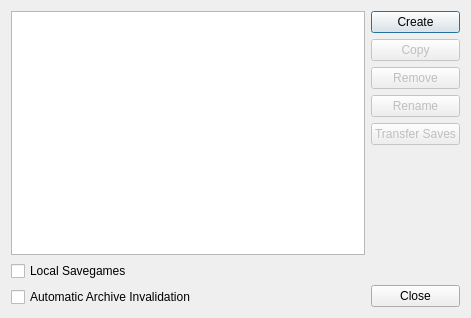
<?xml version="1.0" encoding="UTF-8"?>
<ui version="4.0">
 <class>ProfilesDialog</class>
 <widget class="QDialog" name="ProfilesDialog">
  <property name="geometry">
   <rect>
    <x>0</x>
    <y>0</y>
    <width>471</width>
    <height>318</height>
   </rect>
  </property>
  <property name="windowTitle">
   <string>Profiles</string>
  </property>
  <layout class="QHBoxLayout" name="horizontalLayout">
   <item>
    <layout class="QVBoxLayout" name="verticalLayout_2">
     <item>
      <widget class="QListWidget" name="profilesList">
       <property name="toolTip">
        <string>List of Profiles</string>
       </property>
       <property name="whatsThis">
        <string>&lt;!DOCTYPE HTML PUBLIC &quot;-//W3C//DTD HTML 4.0//EN&quot; &quot;http://www.w3.org/TR/REC-html40/strict.dtd&quot;&gt;
&lt;html&gt;&lt;head&gt;&lt;meta name=&quot;qrichtext&quot; content=&quot;1&quot; /&gt;&lt;style type=&quot;text/css&quot;&gt;
p, li { white-space: pre-wrap; }
&lt;/style&gt;&lt;/head&gt;&lt;body style=&quot; font-family:'MS Shell Dlg 2'; font-size:8.25pt; font-weight:400; font-style:normal;&quot;&gt;
&lt;p style=&quot; margin-top:0px; margin-bottom:0px; margin-left:0px; margin-right:0px; -qt-block-indent:0; text-indent:0px;&quot;&gt;This is the list of profiles. Each Profile contains its own list and installation order of enabled mods (from a shared pool), a configuration of enabled esps/esms, a copy of the games ini-file and an optional savegame filter.&lt;/p&gt;
&lt;p style=&quot;-qt-paragraph-type:empty; margin-top:0px; margin-bottom:0px; margin-left:0px; margin-right:0px; -qt-block-indent:0; text-indent:0px;&quot;&gt;&lt;/p&gt;
&lt;p style=&quot; margin-top:0px; margin-bottom:0px; margin-left:0px; margin-right:0px; -qt-block-indent:0; text-indent:0px;&quot;&gt;&lt;span style=&quot; font-weight:600;&quot;&gt;Note&lt;/span&gt; For technical reasons it's currently not possible to have seperate load-orders for esps. This means you can't load moda.esp before modb.esp in one profile and the other way around in another.&lt;/p&gt;&lt;/body&gt;&lt;/html&gt;</string>
       </property>
      </widget>
     </item>
     <item>
      <widget class="QCheckBox" name="localSavesBox">
       <property name="toolTip">
        <string>If checked, savegames are local to this profile and will not appear when starting with a different profile.</string>
       </property>
       <property name="whatsThis">
        <string>If checked, savegames are local to this profile and will not appear when starting with a different profile.</string>
       </property>
       <property name="text">
        <string>Local Savegames</string>
       </property>
      </widget>
     </item>
     <item>
      <widget class="QCheckBox" name="invalidationBox">
       <property name="toolTip">
        <string>This ensures data files from mods are actually used. You want to enable this unless you use a different tool for Archive Invalidation.</string>
       </property>
       <property name="whatsThis">
        <string>&lt;!DOCTYPE HTML PUBLIC &quot;-//W3C//DTD HTML 4.0//EN&quot; &quot;http://www.w3.org/TR/REC-html40/strict.dtd&quot;&gt;
&lt;html&gt;&lt;head&gt;&lt;meta name=&quot;qrichtext&quot; content=&quot;1&quot; /&gt;&lt;style type=&quot;text/css&quot;&gt;
p, li { white-space: pre-wrap; }
&lt;/style&gt;&lt;/head&gt;&lt;body style=&quot; font-family:'MS Shell Dlg 2'; font-size:8.25pt; font-weight:400; font-style:normal;&quot;&gt;
&lt;p style=&quot; margin-top:0px; margin-bottom:0px; margin-left:0px; margin-right:0px; -qt-block-indent:0; text-indent:0px;&quot;&gt;&lt;span style=&quot; font-size:8pt;&quot;&gt;The games Oblivion, Fallout 3 and Fallout NV contain a bug which prevents texture and mesh replacers (that is: all modifications to meshes and textures already in game) from working.&lt;/span&gt;&lt;/p&gt;
&lt;p style=&quot; margin-top:0px; margin-bottom:0px; margin-left:0px; margin-right:0px; -qt-block-indent:0; text-indent:0px;&quot;&gt;&lt;span style=&quot; font-size:8pt;&quot;&gt;The Mod Organizer uses a workaround called &amp;quot;BSA redirection&amp;quot; (google is your friend) to fix this issue reliably and without further work. Simply activate and forget.&lt;/span&gt;&lt;/p&gt;
&lt;p style=&quot;-qt-paragraph-type:empty; margin-top:0px; margin-bottom:0px; margin-left:0px; margin-right:0px; -qt-block-indent:0; text-indent:0px; font-size:8pt;&quot;&gt;&lt;/p&gt;
&lt;p style=&quot; margin-top:0px; margin-bottom:0px; margin-left:0px; margin-right:0px; -qt-block-indent:0; text-indent:0px;&quot;&gt;&lt;span style=&quot; font-size:8pt;&quot;&gt;With Skyrim this bug seems to be fixed to a degree but whether a mod becomes active still depends on file dates. Therefore, it still makes sense to activate this.&lt;/span&gt;&lt;/p&gt;&lt;/body&gt;&lt;/html&gt;</string>
       </property>
       <property name="text">
        <string>Automatic Archive Invalidation</string>
       </property>
      </widget>
     </item>
    </layout>
   </item>
   <item>
    <layout class="QVBoxLayout" name="verticalLayout">
     <item>
      <widget class="QPushButton" name="addProfileButton">
       <property name="toolTip">
        <string>Create a new profile from scratch</string>
       </property>
       <property name="whatsThis">
        <string>Create a new profile from scratch</string>
       </property>
       <property name="text">
        <string>Create</string>
       </property>
      </widget>
     </item>
     <item>
      <widget class="QPushButton" name="copyProfileButton">
       <property name="enabled">
        <bool>false</bool>
       </property>
       <property name="toolTip">
        <string>Clone the selected profile</string>
       </property>
       <property name="whatsThis">
        <string>This creates a new profile with the same settings and active mods as the selected one.</string>
       </property>
       <property name="text">
        <string>Copy</string>
       </property>
      </widget>
     </item>
     <item>
      <widget class="QPushButton" name="removeProfileButton">
       <property name="enabled">
        <bool>false</bool>
       </property>
       <property name="toolTip">
        <string>Delete the selected Profile. This can not be un-done!</string>
       </property>
       <property name="whatsThis">
        <string>Delete the selected Profile. This can not be un-done!</string>
       </property>
       <property name="text">
        <string>Remove</string>
       </property>
      </widget>
     </item>
     <item>
      <widget class="QPushButton" name="renameButton">
       <property name="enabled">
        <bool>false</bool>
       </property>
       <property name="text">
        <string>Rename</string>
       </property>
      </widget>
     </item>
     <item>
      <widget class="QPushButton" name="transferButton">
       <property name="enabled">
        <bool>false</bool>
       </property>
       <property name="toolTip">
        <string>Transfer save games to the selected profile.</string>
       </property>
       <property name="whatsThis">
        <string>Transfer save games to the selected profile.</string>
       </property>
       <property name="text">
        <string>Transfer Saves</string>
       </property>
      </widget>
     </item>
     <item>
      <spacer name="verticalSpacer">
       <property name="orientation">
        <enum>Qt::Vertical</enum>
       </property>
       <property name="sizeHint" stdset="0">
        <size>
         <width>20</width>
         <height>40</height>
        </size>
       </property>
      </spacer>
     </item>
     <item>
      <widget class="QPushButton" name="closeButton">
       <property name="toolTip">
        <string/>
       </property>
       <property name="text">
        <string>Close</string>
       </property>
      </widget>
     </item>
    </layout>
   </item>
  </layout>
 </widget>
 <resources/>
 <connections/>
</ui>
